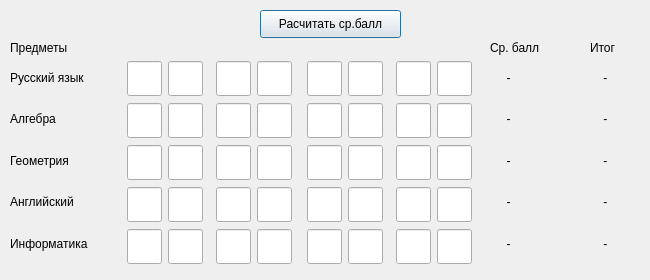
<?xml version="1.0" encoding="UTF-8"?>
<ui version="4.0">
 <class>q1</class>
 <widget class="QDialog" name="q1">
  <property name="geometry">
   <rect>
    <x>0</x>
    <y>0</y>
    <width>650</width>
    <height>280</height>
   </rect>
  </property>
  <property name="sizePolicy">
   <sizepolicy hsizetype="Maximum" vsizetype="Maximum">
    <horstretch>0</horstretch>
    <verstretch>0</verstretch>
   </sizepolicy>
  </property>
  <property name="minimumSize">
   <size>
    <width>0</width>
    <height>280</height>
   </size>
  </property>
  <property name="maximumSize">
   <size>
    <width>650</width>
    <height>280</height>
   </size>
  </property>
  <property name="windowTitle">
   <string>Dialog</string>
  </property>
  <widget class="QLabel" name="label_8">
   <property name="geometry">
    <rect>
     <x>590</x>
     <y>40</y>
     <width>31</width>
     <height>16</height>
    </rect>
   </property>
   <property name="text">
    <string>Итог</string>
   </property>
  </widget>
  <widget class="QLabel" name="label_23">
   <property name="geometry">
    <rect>
     <x>490</x>
     <y>40</y>
     <width>51</width>
     <height>16</height>
    </rect>
   </property>
   <property name="text">
    <string>Ср. балл</string>
   </property>
  </widget>
  <widget class="QWidget" name="layoutWidget_2">
   <property name="geometry">
    <rect>
     <x>10</x>
     <y>60</y>
     <width>111</width>
     <height>201</height>
    </rect>
   </property>
   <layout class="QVBoxLayout" name="verticalLayout_73">
    <item>
     <widget class="QLabel" name="label_16">
      <property name="font">
       <font>
        <pointsize>9</pointsize>
       </font>
      </property>
      <property name="text">
       <string>Русский язык</string>
      </property>
     </widget>
    </item>
    <item>
     <widget class="QLabel" name="label_17">
      <property name="font">
       <font>
        <pointsize>9</pointsize>
       </font>
      </property>
      <property name="text">
       <string>Алгебра</string>
      </property>
     </widget>
    </item>
    <item>
     <widget class="QLabel" name="label_18">
      <property name="font">
       <font>
        <pointsize>9</pointsize>
       </font>
      </property>
      <property name="text">
       <string>Геометрия</string>
      </property>
     </widget>
    </item>
    <item>
     <widget class="QLabel" name="label_21">
      <property name="font">
       <font>
        <pointsize>9</pointsize>
       </font>
      </property>
      <property name="text">
       <string>Английский</string>
      </property>
     </widget>
    </item>
    <item>
     <widget class="QLabel" name="label_22">
      <property name="font">
       <font>
        <pointsize>9</pointsize>
       </font>
      </property>
      <property name="text">
       <string>Информатика</string>
      </property>
     </widget>
    </item>
   </layout>
  </widget>
  <widget class="QWidget" name="layoutWidget_3">
   <property name="geometry">
    <rect>
     <x>300</x>
     <y>60</y>
     <width>181</width>
     <height>205</height>
    </rect>
   </property>
   <layout class="QHBoxLayout" name="horizontalLayout_43">
    <item>
     <layout class="QHBoxLayout" name="horizontalLayout_44">
      <item>
       <layout class="QVBoxLayout" name="verticalLayout_67">
        <item>
         <widget class="QLineEdit" name="x5">
          <property name="sizePolicy">
           <sizepolicy hsizetype="Fixed" vsizetype="Fixed">
            <horstretch>0</horstretch>
            <verstretch>0</verstretch>
           </sizepolicy>
          </property>
          <property name="maximumSize">
           <size>
            <width>35</width>
            <height>35</height>
           </size>
          </property>
          <property name="text">
           <string/>
          </property>
         </widget>
        </item>
        <item>
         <widget class="QLineEdit" name="x13">
          <property name="sizePolicy">
           <sizepolicy hsizetype="Fixed" vsizetype="Fixed">
            <horstretch>0</horstretch>
            <verstretch>0</verstretch>
           </sizepolicy>
          </property>
          <property name="maximumSize">
           <size>
            <width>35</width>
            <height>35</height>
           </size>
          </property>
          <property name="text">
           <string/>
          </property>
         </widget>
        </item>
        <item>
         <widget class="QLineEdit" name="x21">
          <property name="sizePolicy">
           <sizepolicy hsizetype="Fixed" vsizetype="Fixed">
            <horstretch>0</horstretch>
            <verstretch>0</verstretch>
           </sizepolicy>
          </property>
          <property name="maximumSize">
           <size>
            <width>35</width>
            <height>35</height>
           </size>
          </property>
          <property name="text">
           <string/>
          </property>
         </widget>
        </item>
        <item>
         <widget class="QLineEdit" name="x29">
          <property name="sizePolicy">
           <sizepolicy hsizetype="Fixed" vsizetype="Fixed">
            <horstretch>0</horstretch>
            <verstretch>0</verstretch>
           </sizepolicy>
          </property>
          <property name="maximumSize">
           <size>
            <width>35</width>
            <height>35</height>
           </size>
          </property>
          <property name="text">
           <string/>
          </property>
         </widget>
        </item>
        <item>
         <widget class="QLineEdit" name="x37">
          <property name="sizePolicy">
           <sizepolicy hsizetype="Fixed" vsizetype="Fixed">
            <horstretch>0</horstretch>
            <verstretch>0</verstretch>
           </sizepolicy>
          </property>
          <property name="maximumSize">
           <size>
            <width>35</width>
            <height>35</height>
           </size>
          </property>
          <property name="text">
           <string/>
          </property>
         </widget>
        </item>
       </layout>
      </item>
      <item>
       <layout class="QVBoxLayout" name="verticalLayout_68">
        <item>
         <widget class="QLineEdit" name="x6">
          <property name="sizePolicy">
           <sizepolicy hsizetype="Fixed" vsizetype="Fixed">
            <horstretch>0</horstretch>
            <verstretch>0</verstretch>
           </sizepolicy>
          </property>
          <property name="maximumSize">
           <size>
            <width>35</width>
            <height>35</height>
           </size>
          </property>
          <property name="text">
           <string/>
          </property>
         </widget>
        </item>
        <item>
         <widget class="QLineEdit" name="x14">
          <property name="sizePolicy">
           <sizepolicy hsizetype="Fixed" vsizetype="Fixed">
            <horstretch>0</horstretch>
            <verstretch>0</verstretch>
           </sizepolicy>
          </property>
          <property name="maximumSize">
           <size>
            <width>35</width>
            <height>35</height>
           </size>
          </property>
          <property name="text">
           <string/>
          </property>
         </widget>
        </item>
        <item>
         <widget class="QLineEdit" name="x22">
          <property name="sizePolicy">
           <sizepolicy hsizetype="Fixed" vsizetype="Fixed">
            <horstretch>0</horstretch>
            <verstretch>0</verstretch>
           </sizepolicy>
          </property>
          <property name="maximumSize">
           <size>
            <width>35</width>
            <height>35</height>
           </size>
          </property>
          <property name="text">
           <string/>
          </property>
         </widget>
        </item>
        <item>
         <widget class="QLineEdit" name="x30">
          <property name="sizePolicy">
           <sizepolicy hsizetype="Fixed" vsizetype="Fixed">
            <horstretch>0</horstretch>
            <verstretch>0</verstretch>
           </sizepolicy>
          </property>
          <property name="maximumSize">
           <size>
            <width>35</width>
            <height>35</height>
           </size>
          </property>
          <property name="text">
           <string/>
          </property>
         </widget>
        </item>
        <item>
         <widget class="QLineEdit" name="x38">
          <property name="sizePolicy">
           <sizepolicy hsizetype="Fixed" vsizetype="Fixed">
            <horstretch>0</horstretch>
            <verstretch>0</verstretch>
           </sizepolicy>
          </property>
          <property name="maximumSize">
           <size>
            <width>35</width>
            <height>35</height>
           </size>
          </property>
          <property name="text">
           <string/>
          </property>
         </widget>
        </item>
       </layout>
      </item>
     </layout>
    </item>
    <item>
     <layout class="QHBoxLayout" name="horizontalLayout_45">
      <item>
       <layout class="QVBoxLayout" name="verticalLayout_69">
        <item>
         <widget class="QLineEdit" name="x7">
          <property name="sizePolicy">
           <sizepolicy hsizetype="Fixed" vsizetype="Fixed">
            <horstretch>0</horstretch>
            <verstretch>0</verstretch>
           </sizepolicy>
          </property>
          <property name="maximumSize">
           <size>
            <width>35</width>
            <height>35</height>
           </size>
          </property>
          <property name="text">
           <string/>
          </property>
         </widget>
        </item>
        <item>
         <widget class="QLineEdit" name="x15">
          <property name="sizePolicy">
           <sizepolicy hsizetype="Fixed" vsizetype="Fixed">
            <horstretch>0</horstretch>
            <verstretch>0</verstretch>
           </sizepolicy>
          </property>
          <property name="maximumSize">
           <size>
            <width>35</width>
            <height>35</height>
           </size>
          </property>
          <property name="text">
           <string/>
          </property>
         </widget>
        </item>
        <item>
         <widget class="QLineEdit" name="x23">
          <property name="sizePolicy">
           <sizepolicy hsizetype="Fixed" vsizetype="Fixed">
            <horstretch>0</horstretch>
            <verstretch>0</verstretch>
           </sizepolicy>
          </property>
          <property name="maximumSize">
           <size>
            <width>35</width>
            <height>35</height>
           </size>
          </property>
          <property name="text">
           <string/>
          </property>
         </widget>
        </item>
        <item>
         <widget class="QLineEdit" name="x31">
          <property name="sizePolicy">
           <sizepolicy hsizetype="Fixed" vsizetype="Fixed">
            <horstretch>0</horstretch>
            <verstretch>0</verstretch>
           </sizepolicy>
          </property>
          <property name="maximumSize">
           <size>
            <width>35</width>
            <height>35</height>
           </size>
          </property>
          <property name="text">
           <string/>
          </property>
         </widget>
        </item>
        <item>
         <widget class="QLineEdit" name="x39">
          <property name="sizePolicy">
           <sizepolicy hsizetype="Fixed" vsizetype="Fixed">
            <horstretch>0</horstretch>
            <verstretch>0</verstretch>
           </sizepolicy>
          </property>
          <property name="maximumSize">
           <size>
            <width>35</width>
            <height>35</height>
           </size>
          </property>
          <property name="text">
           <string/>
          </property>
         </widget>
        </item>
       </layout>
      </item>
      <item>
       <layout class="QVBoxLayout" name="verticalLayout_70">
        <item>
         <widget class="QLineEdit" name="x8">
          <property name="sizePolicy">
           <sizepolicy hsizetype="Fixed" vsizetype="Fixed">
            <horstretch>0</horstretch>
            <verstretch>0</verstretch>
           </sizepolicy>
          </property>
          <property name="maximumSize">
           <size>
            <width>35</width>
            <height>35</height>
           </size>
          </property>
          <property name="text">
           <string/>
          </property>
         </widget>
        </item>
        <item>
         <widget class="QLineEdit" name="x16">
          <property name="sizePolicy">
           <sizepolicy hsizetype="Fixed" vsizetype="Fixed">
            <horstretch>0</horstretch>
            <verstretch>0</verstretch>
           </sizepolicy>
          </property>
          <property name="maximumSize">
           <size>
            <width>35</width>
            <height>35</height>
           </size>
          </property>
          <property name="text">
           <string/>
          </property>
         </widget>
        </item>
        <item>
         <widget class="QLineEdit" name="x24">
          <property name="sizePolicy">
           <sizepolicy hsizetype="Fixed" vsizetype="Fixed">
            <horstretch>0</horstretch>
            <verstretch>0</verstretch>
           </sizepolicy>
          </property>
          <property name="maximumSize">
           <size>
            <width>35</width>
            <height>35</height>
           </size>
          </property>
          <property name="text">
           <string/>
          </property>
         </widget>
        </item>
        <item>
         <widget class="QLineEdit" name="x32">
          <property name="sizePolicy">
           <sizepolicy hsizetype="Fixed" vsizetype="Fixed">
            <horstretch>0</horstretch>
            <verstretch>0</verstretch>
           </sizepolicy>
          </property>
          <property name="maximumSize">
           <size>
            <width>35</width>
            <height>35</height>
           </size>
          </property>
          <property name="text">
           <string/>
          </property>
         </widget>
        </item>
        <item>
         <widget class="QLineEdit" name="x40">
          <property name="sizePolicy">
           <sizepolicy hsizetype="Fixed" vsizetype="Fixed">
            <horstretch>0</horstretch>
            <verstretch>0</verstretch>
           </sizepolicy>
          </property>
          <property name="maximumSize">
           <size>
            <width>35</width>
            <height>35</height>
           </size>
          </property>
          <property name="text">
           <string/>
          </property>
         </widget>
        </item>
       </layout>
      </item>
     </layout>
    </item>
   </layout>
  </widget>
  <widget class="QWidget" name="layoutWidget_6">
   <property name="geometry">
    <rect>
     <x>120</x>
     <y>60</y>
     <width>181</width>
     <height>205</height>
    </rect>
   </property>
   <layout class="QHBoxLayout" name="horizontalLayout_47">
    <item>
     <layout class="QHBoxLayout" name="horizontalLayout_48">
      <item>
       <layout class="QVBoxLayout" name="verticalLayout_74">
        <item>
         <widget class="QLineEdit" name="x1">
          <property name="sizePolicy">
           <sizepolicy hsizetype="Fixed" vsizetype="Fixed">
            <horstretch>0</horstretch>
            <verstretch>0</verstretch>
           </sizepolicy>
          </property>
          <property name="maximumSize">
           <size>
            <width>35</width>
            <height>35</height>
           </size>
          </property>
          <property name="text">
           <string/>
          </property>
         </widget>
        </item>
        <item>
         <widget class="QLineEdit" name="x9">
          <property name="sizePolicy">
           <sizepolicy hsizetype="Fixed" vsizetype="Fixed">
            <horstretch>0</horstretch>
            <verstretch>0</verstretch>
           </sizepolicy>
          </property>
          <property name="maximumSize">
           <size>
            <width>35</width>
            <height>35</height>
           </size>
          </property>
          <property name="text">
           <string/>
          </property>
         </widget>
        </item>
        <item>
         <widget class="QLineEdit" name="x17">
          <property name="sizePolicy">
           <sizepolicy hsizetype="Fixed" vsizetype="Fixed">
            <horstretch>0</horstretch>
            <verstretch>0</verstretch>
           </sizepolicy>
          </property>
          <property name="maximumSize">
           <size>
            <width>35</width>
            <height>35</height>
           </size>
          </property>
          <property name="text">
           <string/>
          </property>
         </widget>
        </item>
        <item>
         <widget class="QLineEdit" name="x25">
          <property name="sizePolicy">
           <sizepolicy hsizetype="Fixed" vsizetype="Fixed">
            <horstretch>0</horstretch>
            <verstretch>0</verstretch>
           </sizepolicy>
          </property>
          <property name="maximumSize">
           <size>
            <width>35</width>
            <height>35</height>
           </size>
          </property>
          <property name="text">
           <string/>
          </property>
         </widget>
        </item>
        <item>
         <widget class="QLineEdit" name="x33">
          <property name="sizePolicy">
           <sizepolicy hsizetype="Fixed" vsizetype="Fixed">
            <horstretch>0</horstretch>
            <verstretch>0</verstretch>
           </sizepolicy>
          </property>
          <property name="maximumSize">
           <size>
            <width>35</width>
            <height>35</height>
           </size>
          </property>
          <property name="text">
           <string/>
          </property>
         </widget>
        </item>
       </layout>
      </item>
      <item>
       <layout class="QVBoxLayout" name="verticalLayout_75">
        <item>
         <widget class="QLineEdit" name="x2">
          <property name="sizePolicy">
           <sizepolicy hsizetype="Fixed" vsizetype="Fixed">
            <horstretch>0</horstretch>
            <verstretch>0</verstretch>
           </sizepolicy>
          </property>
          <property name="maximumSize">
           <size>
            <width>35</width>
            <height>35</height>
           </size>
          </property>
          <property name="text">
           <string/>
          </property>
         </widget>
        </item>
        <item>
         <widget class="QLineEdit" name="x10">
          <property name="sizePolicy">
           <sizepolicy hsizetype="Fixed" vsizetype="Fixed">
            <horstretch>0</horstretch>
            <verstretch>0</verstretch>
           </sizepolicy>
          </property>
          <property name="maximumSize">
           <size>
            <width>35</width>
            <height>35</height>
           </size>
          </property>
          <property name="text">
           <string/>
          </property>
         </widget>
        </item>
        <item>
         <widget class="QLineEdit" name="x18">
          <property name="sizePolicy">
           <sizepolicy hsizetype="Fixed" vsizetype="Fixed">
            <horstretch>0</horstretch>
            <verstretch>0</verstretch>
           </sizepolicy>
          </property>
          <property name="maximumSize">
           <size>
            <width>35</width>
            <height>35</height>
           </size>
          </property>
          <property name="text">
           <string/>
          </property>
         </widget>
        </item>
        <item>
         <widget class="QLineEdit" name="x26">
          <property name="sizePolicy">
           <sizepolicy hsizetype="Fixed" vsizetype="Fixed">
            <horstretch>0</horstretch>
            <verstretch>0</verstretch>
           </sizepolicy>
          </property>
          <property name="maximumSize">
           <size>
            <width>35</width>
            <height>35</height>
           </size>
          </property>
          <property name="text">
           <string/>
          </property>
         </widget>
        </item>
        <item>
         <widget class="QLineEdit" name="x34">
          <property name="sizePolicy">
           <sizepolicy hsizetype="Fixed" vsizetype="Fixed">
            <horstretch>0</horstretch>
            <verstretch>0</verstretch>
           </sizepolicy>
          </property>
          <property name="maximumSize">
           <size>
            <width>35</width>
            <height>35</height>
           </size>
          </property>
          <property name="text">
           <string/>
          </property>
         </widget>
        </item>
       </layout>
      </item>
     </layout>
    </item>
    <item>
     <layout class="QHBoxLayout" name="horizontalLayout_49">
      <item>
       <layout class="QVBoxLayout" name="verticalLayout_76">
        <item>
         <widget class="QLineEdit" name="x3">
          <property name="sizePolicy">
           <sizepolicy hsizetype="Fixed" vsizetype="Fixed">
            <horstretch>0</horstretch>
            <verstretch>0</verstretch>
           </sizepolicy>
          </property>
          <property name="maximumSize">
           <size>
            <width>35</width>
            <height>35</height>
           </size>
          </property>
          <property name="text">
           <string/>
          </property>
         </widget>
        </item>
        <item>
         <widget class="QLineEdit" name="x11">
          <property name="sizePolicy">
           <sizepolicy hsizetype="Fixed" vsizetype="Fixed">
            <horstretch>0</horstretch>
            <verstretch>0</verstretch>
           </sizepolicy>
          </property>
          <property name="maximumSize">
           <size>
            <width>35</width>
            <height>35</height>
           </size>
          </property>
          <property name="text">
           <string/>
          </property>
         </widget>
        </item>
        <item>
         <widget class="QLineEdit" name="x19">
          <property name="sizePolicy">
           <sizepolicy hsizetype="Fixed" vsizetype="Fixed">
            <horstretch>0</horstretch>
            <verstretch>0</verstretch>
           </sizepolicy>
          </property>
          <property name="maximumSize">
           <size>
            <width>35</width>
            <height>35</height>
           </size>
          </property>
          <property name="text">
           <string/>
          </property>
         </widget>
        </item>
        <item>
         <widget class="QLineEdit" name="x27">
          <property name="sizePolicy">
           <sizepolicy hsizetype="Fixed" vsizetype="Fixed">
            <horstretch>0</horstretch>
            <verstretch>0</verstretch>
           </sizepolicy>
          </property>
          <property name="maximumSize">
           <size>
            <width>35</width>
            <height>35</height>
           </size>
          </property>
          <property name="text">
           <string/>
          </property>
         </widget>
        </item>
        <item>
         <widget class="QLineEdit" name="x35">
          <property name="sizePolicy">
           <sizepolicy hsizetype="Fixed" vsizetype="Fixed">
            <horstretch>0</horstretch>
            <verstretch>0</verstretch>
           </sizepolicy>
          </property>
          <property name="maximumSize">
           <size>
            <width>35</width>
            <height>35</height>
           </size>
          </property>
          <property name="text">
           <string/>
          </property>
         </widget>
        </item>
       </layout>
      </item>
      <item>
       <layout class="QVBoxLayout" name="verticalLayout_77">
        <item>
         <widget class="QLineEdit" name="x4">
          <property name="sizePolicy">
           <sizepolicy hsizetype="Fixed" vsizetype="Fixed">
            <horstretch>0</horstretch>
            <verstretch>0</verstretch>
           </sizepolicy>
          </property>
          <property name="maximumSize">
           <size>
            <width>35</width>
            <height>35</height>
           </size>
          </property>
          <property name="text">
           <string/>
          </property>
         </widget>
        </item>
        <item>
         <widget class="QLineEdit" name="x12">
          <property name="sizePolicy">
           <sizepolicy hsizetype="Fixed" vsizetype="Fixed">
            <horstretch>0</horstretch>
            <verstretch>0</verstretch>
           </sizepolicy>
          </property>
          <property name="maximumSize">
           <size>
            <width>35</width>
            <height>35</height>
           </size>
          </property>
          <property name="text">
           <string/>
          </property>
         </widget>
        </item>
        <item>
         <widget class="QLineEdit" name="x20">
          <property name="sizePolicy">
           <sizepolicy hsizetype="Fixed" vsizetype="Fixed">
            <horstretch>0</horstretch>
            <verstretch>0</verstretch>
           </sizepolicy>
          </property>
          <property name="maximumSize">
           <size>
            <width>35</width>
            <height>35</height>
           </size>
          </property>
          <property name="text">
           <string/>
          </property>
         </widget>
        </item>
        <item>
         <widget class="QLineEdit" name="x28">
          <property name="sizePolicy">
           <sizepolicy hsizetype="Fixed" vsizetype="Fixed">
            <horstretch>0</horstretch>
            <verstretch>0</verstretch>
           </sizepolicy>
          </property>
          <property name="maximumSize">
           <size>
            <width>35</width>
            <height>35</height>
           </size>
          </property>
          <property name="text">
           <string/>
          </property>
         </widget>
        </item>
        <item>
         <widget class="QLineEdit" name="x36">
          <property name="sizePolicy">
           <sizepolicy hsizetype="Fixed" vsizetype="Fixed">
            <horstretch>0</horstretch>
            <verstretch>0</verstretch>
           </sizepolicy>
          </property>
          <property name="maximumSize">
           <size>
            <width>35</width>
            <height>35</height>
           </size>
          </property>
          <property name="text">
           <string/>
          </property>
         </widget>
        </item>
       </layout>
      </item>
     </layout>
    </item>
   </layout>
  </widget>
  <widget class="QLabel" name="label_6">
   <property name="geometry">
    <rect>
     <x>10</x>
     <y>40</y>
     <width>59</width>
     <height>16</height>
    </rect>
   </property>
   <property name="text">
    <string>Предметы</string>
   </property>
  </widget>
  <widget class="QPushButton" name="q1_B_2">
   <property name="enabled">
    <bool>true</bool>
   </property>
   <property name="geometry">
    <rect>
     <x>260</x>
     <y>10</y>
     <width>141</width>
     <height>28</height>
    </rect>
   </property>
   <property name="text">
    <string>Расчитать ср.балл</string>
   </property>
  </widget>
  <widget class="QWidget" name="layoutWidget_4">
   <property name="geometry">
    <rect>
     <x>600</x>
     <y>60</y>
     <width>20</width>
     <height>201</height>
    </rect>
   </property>
   <layout class="QVBoxLayout" name="verticalLayout_2">
    <item>
     <widget class="QLabel" name="Rus_1_F_2">
      <property name="text">
       <string> -</string>
      </property>
     </widget>
    </item>
    <item>
     <widget class="QLabel" name="Alg_1_F_2">
      <property name="text">
       <string> -</string>
      </property>
     </widget>
    </item>
    <item>
     <widget class="QLabel" name="Geo_1_F_2">
      <property name="text">
       <string> -</string>
      </property>
     </widget>
    </item>
    <item>
     <widget class="QLabel" name="Ang_1_F_2">
      <property name="text">
       <string> -</string>
      </property>
     </widget>
    </item>
    <item>
     <widget class="QLabel" name="Inf_1_F_2">
      <property name="text">
       <string> -</string>
      </property>
     </widget>
    </item>
   </layout>
  </widget>
  <widget class="QWidget" name="layoutWidget">
   <property name="geometry">
    <rect>
     <x>500</x>
     <y>60</y>
     <width>51</width>
     <height>201</height>
    </rect>
   </property>
   <layout class="QVBoxLayout" name="verticalLayout">
    <item>
     <widget class="QLabel" name="Rus_1_F">
      <property name="text">
       <string>  -</string>
      </property>
     </widget>
    </item>
    <item>
     <widget class="QLabel" name="Alg_1_F">
      <property name="text">
       <string>  -</string>
      </property>
     </widget>
    </item>
    <item>
     <widget class="QLabel" name="Geo_1_F">
      <property name="text">
       <string>  -</string>
      </property>
     </widget>
    </item>
    <item>
     <widget class="QLabel" name="Ang_1_F">
      <property name="text">
       <string>  -</string>
      </property>
     </widget>
    </item>
    <item>
     <widget class="QLabel" name="Inf_1_F">
      <property name="text">
       <string>  -</string>
      </property>
     </widget>
    </item>
   </layout>
  </widget>
 </widget>
 <resources/>
 <connections/>
</ui>
